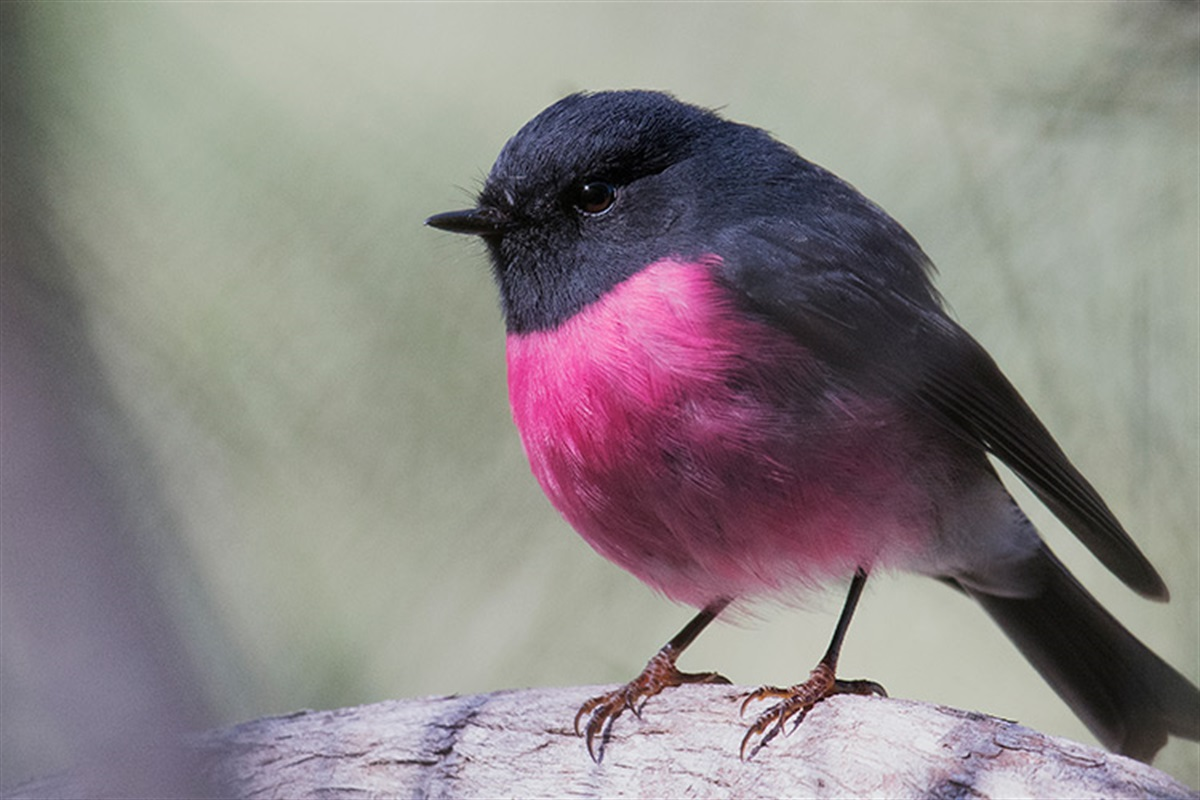
#> input picture assets/bird.jpg, 1200 x 800 px
$ python -i app.py   (imports and definitions only)
#> lines starting #> are read from the running program, lines starting #| are printed output that depends on the picture; after the words box and inside, x2 and y2 are one past the last pixel; in counts of white or black regions, pixels touching at a corner belong together
#> further down, picture is the input picture: shape (800, 1200, 3); mean B, G, R 135.1, 135.2, 141.2
import gradio as gr
import cv2
import numpy as np


def pre_process_image(image, ascii_width=130):
    """
    this function is used to preprocess the image,
    resize the image and convert it to grayscale
    """
#> called with ascii_width = 130
    # Convert the image to RGB
    img_rgb = cv2.cvtColor(image, cv2.COLOR_BGR2RGB)
    # Split the image into its respective Red, Green, and Blue channels
    R, G, B = cv2.split(img_rgb)
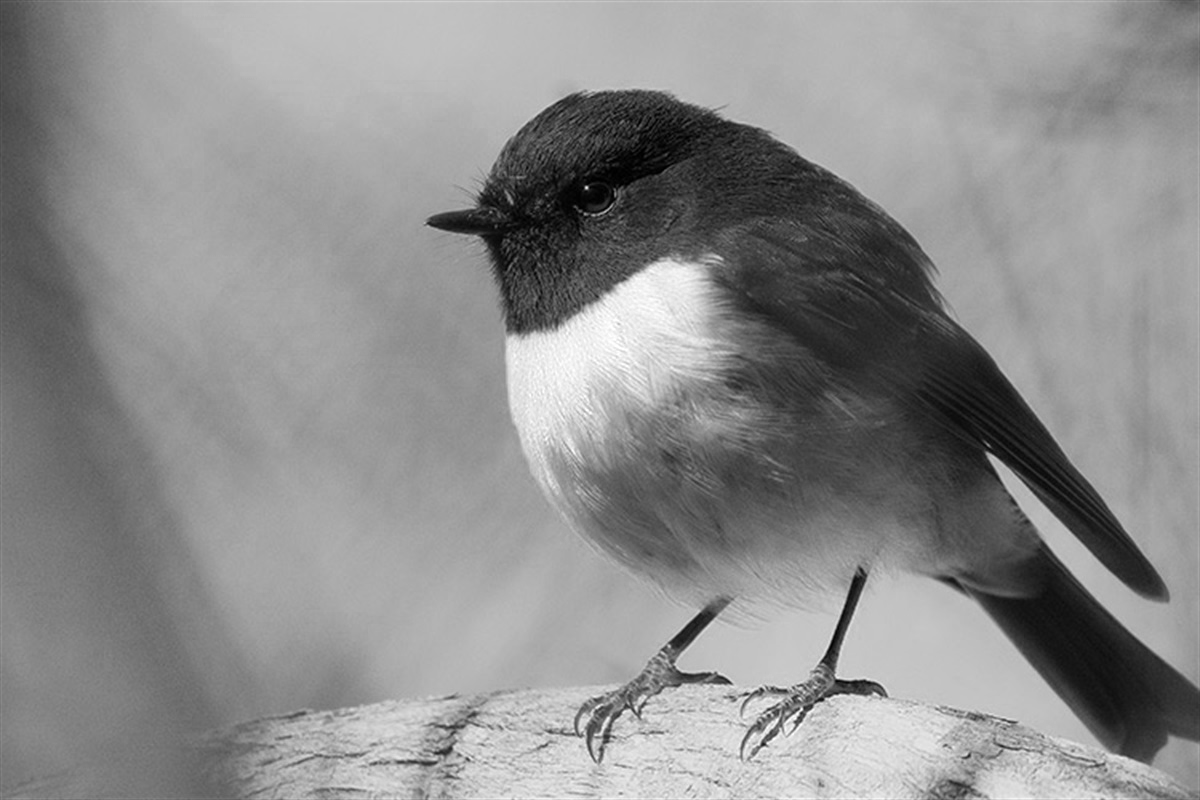
#> R: shape (800, 1200); min 0, max 255, mean 141.2
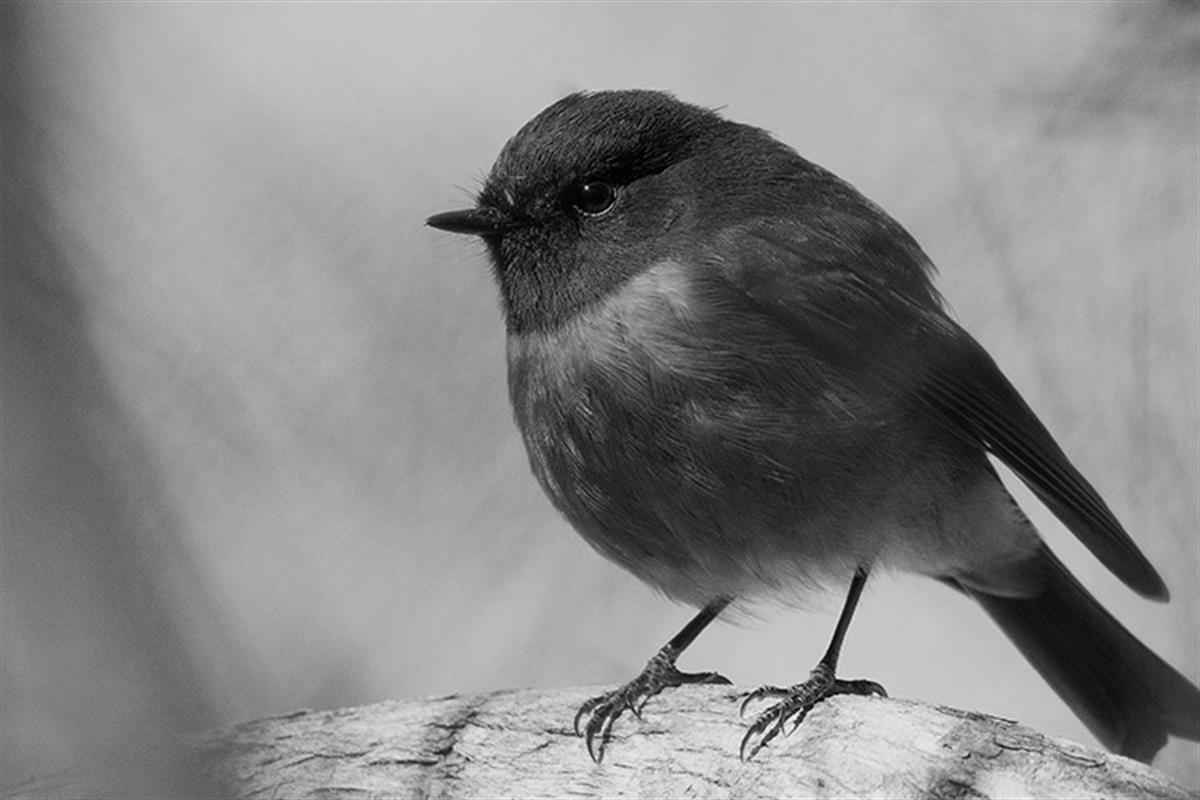
#> G: shape (800, 1200); min 0, max 249, mean 135.2
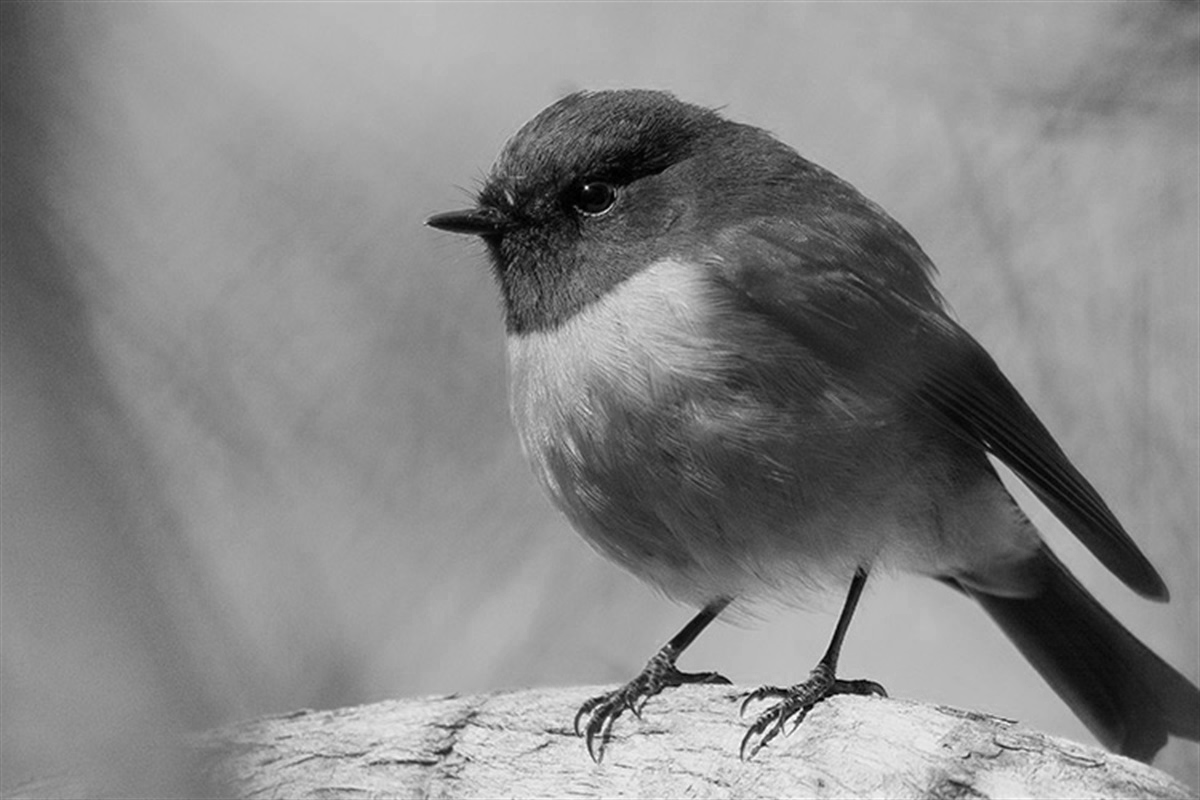
#> B: shape (800, 1200); min 0, max 255, mean 135.1
    # Apply the grayscale conversion formula: 0.299*R + 0.587*G + 0.114*B
    grayscale_img = 0.299 * R + 0.587 * G + 0.114 * B
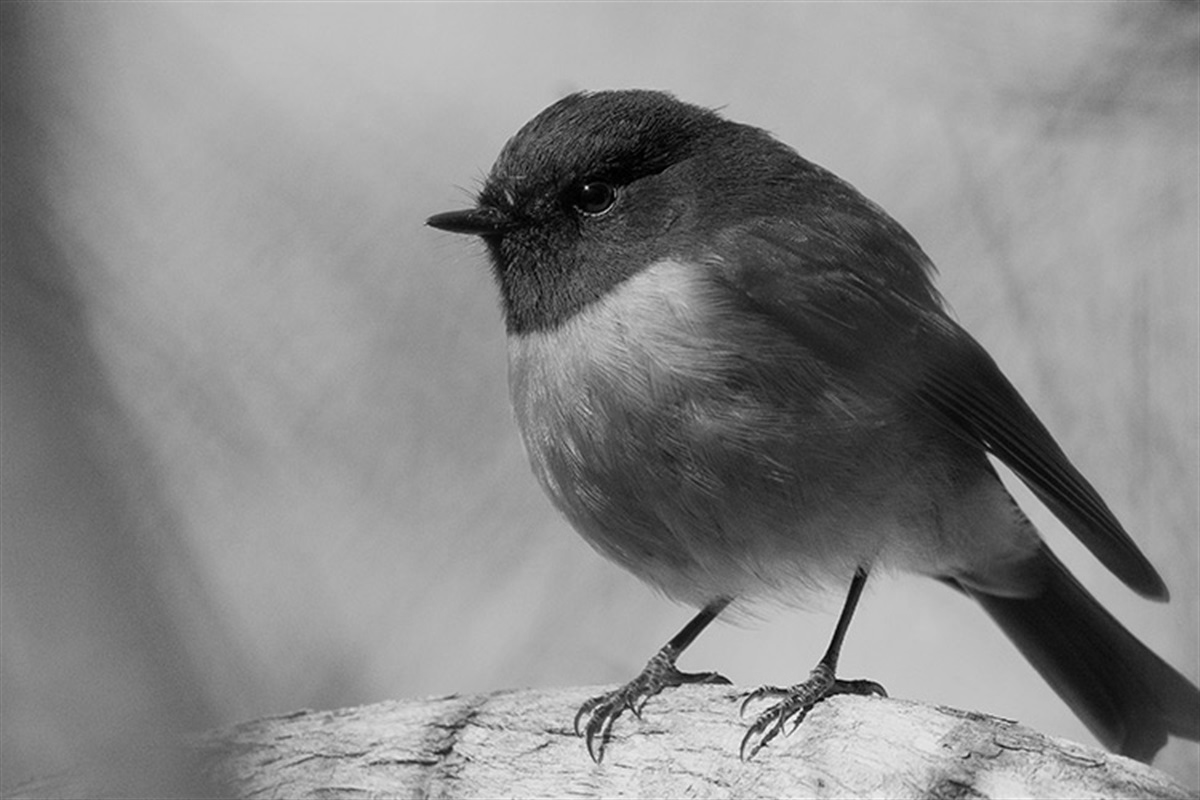
#> grayscale_img: shape (800, 1200) float64; min 0, max 249.2, mean 137
    # Ensure the pixel values are in valid range (0 to 255) and convert to uint8
    grayscale_img = grayscale_img.astype(np.uint8)

    # Resize the image
    height, width = grayscale_img.shape
#> height = 800; width = 1200
    aspect_ratio = height / width
#> aspect_ratio = 0.667
    new_height = int(ascii_width * aspect_ratio * 0.5)
#> new_height = 43
    resized_img = cv2.resize(grayscale_img, (ascii_width, new_height))
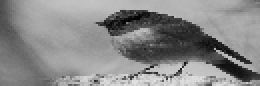
#> resized_img: shape (43, 130) (shown 2 times larger); min 3, max 227, mean 136.4

    return resized_img


def darken_edges(contrast_img, edges, darken_factor=28):
    """
    this function is used to darken the edges of the image
    """
    # Create a copy of the contrast image to modify
    combined_image = contrast_img.copy()

    # Loop through each pixel
    for i in range(contrast_img.shape[0]):  # height
        for j in range(contrast_img.shape[1]):  # width
            # Check if the pixel is part of an edge
            if edges[i, j] > 0:  # Non-zero value means it's an edge pixel
                # Darken the pixel by reducing its intensity
                combined_image[i, j] = max(0, contrast_img[i, j] - darken_factor)

    return combined_image


def transform_grayscale(image):
    """
    this function is used to transform the grayscale image
    to make it have a better ascii representation
    """
    # Step 1: Apply CLAHE for adaptive contrast enhancement
    clahe = cv2.createCLAHE(clipLimit=2.0, tileGridSize=(8,8))
    contrast_img = clahe.apply(image)

    # Step 2: Apply Median Blur instead of Gaussian Blur
    blurred_image = cv2.medianBlur(contrast_img, 5)
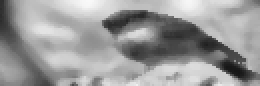
#> blurred_image: shape (43, 130) (shown 2 times larger); min 22, max 249, mean 154.5

    # Step 3: Apply edge detection (Canny algorithm) with adjusted parameters
    edges = cv2.Canny(blurred_image, 100, 150)
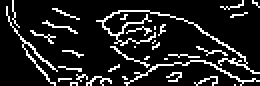
#> edges: shape (43, 130) (shown 2 times larger); 13% white in thin lines or dots

    # Step 4: Darken the edges to the contrast image
    combined_img = darken_edges(contrast_img, edges)
#> after the loop in darken_edges, `for i in range(contrast_img.shape[0]):`: combined_image: shape (43, 130); min 0, max 255, mean 149.5

    return combined_img


def ascii_mapping(image):
    """
    this function is used to map the grayscale image to ascii characters
    """
    # Define the ASCII characters to represent the grayscale intensity
    ascii_chars = '@%#*+=-:. '  # From dark to light

    # Initialize the ASCII representation
    ascii_art = ''
    num_chars = len(ascii_chars)
    # Map each pixel intensity to an ASCII character
    for row in image:
        for pixel in row:
            # Map pixel intensity (0-255) to the range of characters (0 to len(ascii_chars)-1)
            ascii_art += ascii_chars[int(pixel) * (num_chars - 1) // 255]
        ascii_art += "\n"
#> this loop made 43 passes

    return ascii_art


def process_image(image):
    """
    The main function to process the input image and generate ASCII art
    """
    preprocessed_img = pre_process_image(image)
    transformed_img = transform_grayscale(preprocessed_img)
    ascii_art = ascii_mapping(transformed_img)
    return ascii_art


def save_ascii_art(ascii_art):
    """
    Save the ASCII art to a text file
    """
    with open("ascii_art.txt", "w") as f:
        f.write(ascii_art)
    return "ascii_art.txt"


# [23 lines not run here, left out]


# Add custom CSS to use a monospaced font for the Textbox
# [7 lines that did not run here, left out]

# [1 line not run here, left out]

>>> import cv2
>>> picture = cv2.imread('assets/bird.jpg')
>>> result = process_image(picture)

$ run again, on assets/horse.jpg
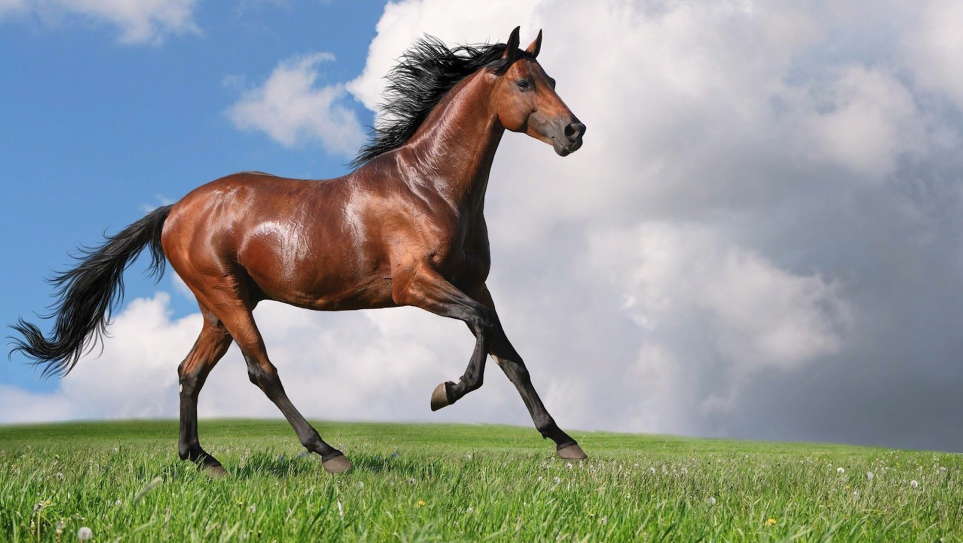
#> input picture assets/horse.jpg, 1926 x 1086 px (shown at 1/2 size)
#> picture is the input picture: shape (1086, 1926, 3); mean B, G, R 148.2, 152, 145.5
#> in pre_process_image, `R, G, B = cv2.split(img_rgb)`:
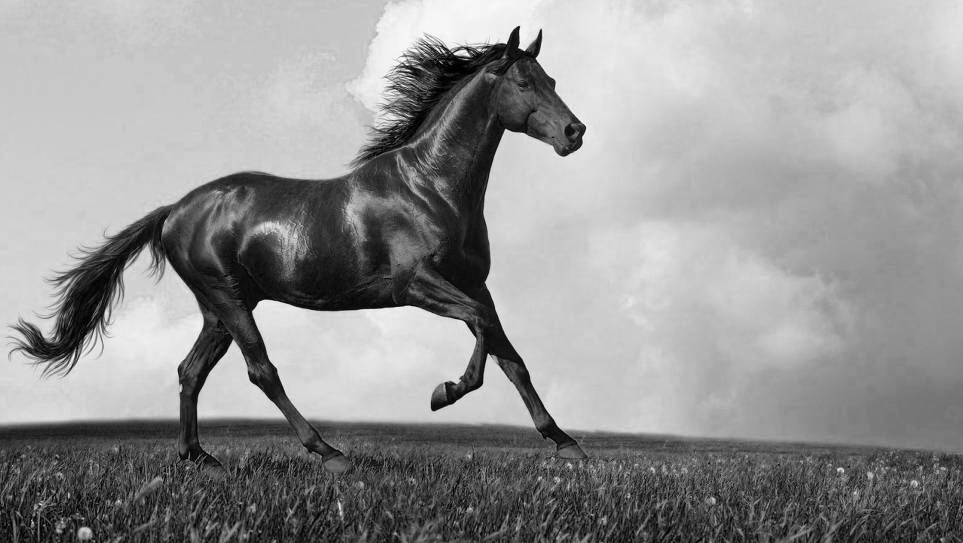
#> B: shape (1086, 1926) (shown at 1/2 size); min 0, max 255, mean 148.2
#> in transform_grayscale, `edges = cv2.Canny(blurred_image, 100, 150)`:
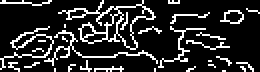
#> edges: shape (36, 130) (shown 2 times larger); 16.7% white in thin lines or dots
#> the loop in ascii_mapping, `for row in image:` made 36 passes

$ run again, on assets/man.jpg
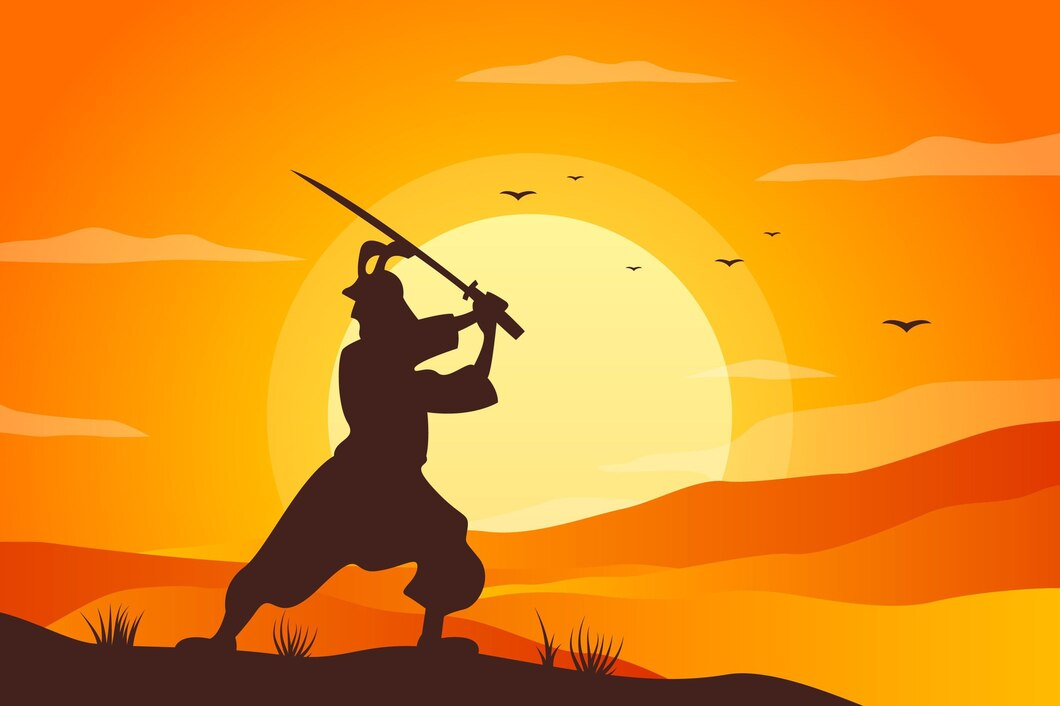
#> input picture assets/man.jpg, 1060 x 706 px
#> picture is the input picture: shape (706, 1060, 3); mean B, G, R 25.7, 140.6, 229.1
#> in transform_grayscale, `edges = cv2.Canny(blurred_image, 100, 150)`:
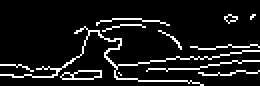
#> edges: shape (43, 130) (shown 2 times larger); 9.6% white in thin lines or dots, all inside (x1, y1, x2, y2) = (0, 7, 130, 43)
#> the loop in ascii_mapping, `for row in image:` made 43 passes
